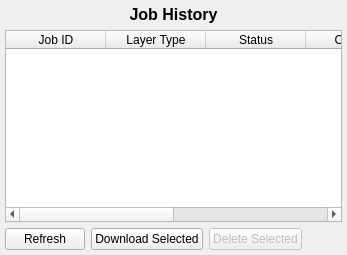
       <widget class="QWidget" name="jobsTab">
        <attribute name="title">
         <string>Jobs</string>
        </attribute>
        <layout class="QVBoxLayout" name="jobsLayout">
         <property name="leftMargin">
          <number>5</number>
         </property>
         <property name="topMargin">
          <number>5</number>
         </property>
         <property name="rightMargin">
          <number>5</number>
         </property>
         <property name="bottomMargin">
          <number>5</number>
         </property>
         <item>
          <widget class="QLabel" name="jobsTitleLabel">
           <property name="text">
            <string>&lt;html&gt;&lt;head/&gt;&lt;body&gt;&lt;p&gt;&lt;span style=&quot; font-size:12pt; font-weight:600;&quot;&gt;Job History&lt;/span&gt;&lt;/p&gt;&lt;/body&gt;&lt;/html&gt;</string>
           </property>
           <property name="alignment">
            <set>Qt::AlignCenter</set>
           </property>
          </widget>
         </item>
         <item>
          <widget class="QTableWidget" name="jobsTableWidget">
           <property name="sizePolicy">
            <sizepolicy hsizetype="Expanding" vsizetype="Expanding">
             <horstretch>0</horstretch>
             <verstretch>0</verstretch>
            </sizepolicy>
           </property>
           <property name="alternatingRowColors">
            <bool>true</bool>
           </property>
           <property name="selectionBehavior">
            <enum>QAbstractItemView::SelectRows</enum>
           </property>
           <property name="sortingEnabled">
            <bool>true</bool>
           </property>
           <property name="cornerButtonEnabled">
            <bool>false</bool>
           </property>
           <column>
            <property name="text">
             <string>Job ID</string>
            </property>
           </column>
           <column>
            <property name="text">
             <string>Layer Type</string>
            </property>
           </column>
           <column>
            <property name="text">
             <string>Status</string>
            </property>
           </column>
           <column>
            <property name="text">
             <string>Created</string>
            </property>
           </column>
           <column>
            <property name="text">
             <string>Completed</string>
            </property>
           </column>
           <column>
            <property name="text">
             <string>Actions</string>
            </property>
           </column>
          </widget>
         </item>
         <item>
          <layout class="QHBoxLayout" name="jobsButtonLayout">
           <item>
            <widget class="QPushButton" name="refreshJobsButton">
             <property name="text">
              <string>Refresh</string>
             </property>
            </widget>
           </item>
           <item>
            <widget class="QPushButton" name="downloadJobButton">
             <property name="text">
              <string>Download Selected</string>
             </property>
            </widget>
           </item>
           <item>
            <widget class="QPushButton" name="deleteJobButton">
             <property name="enabled">
              <bool>false</bool>
             </property>
             <property name="text">
              <string>Delete Selected</string>
             </property>
            </widget>
           </item>
           <item>
            <spacer name="jobsHorizontalSpacer">
             <property name="orientation">
              <enum>Qt::Horizontal</enum>
             </property>
             <property name="sizeHint" stdset="0">
              <size>
               <width>40</width>
               <height>20</height>
              </size>
             </property>
            </spacer>
           </item>
          </layout>
         </item>
        </layout>
       </widget>
